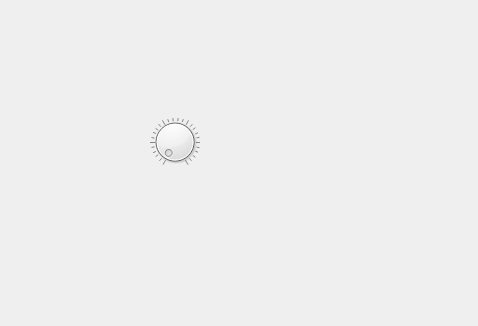
<?xml version="1.0" encoding="UTF-8"?>
<ui version="4.0">
 <class>Server_communication</class>
 <widget class="QWidget" name="Server_communication">
  <property name="geometry">
   <rect>
    <x>0</x>
    <y>0</y>
    <width>478</width>
    <height>326</height>
   </rect>
  </property>
  <property name="windowTitle">
   <string>Form</string>
  </property>
  <widget class="QDial" name="dial">
   <property name="geometry">
    <rect>
     <x>150</x>
     <y>110</y>
     <width>50</width>
     <height>64</height>
    </rect>
   </property>
   <property name="orientation">
    <enum>Qt::Horizontal</enum>
   </property>
   <property name="notchesVisible">
    <bool>true</bool>
   </property>
  </widget>
 </widget>
 <resources/>
 <connections/>
</ui>
